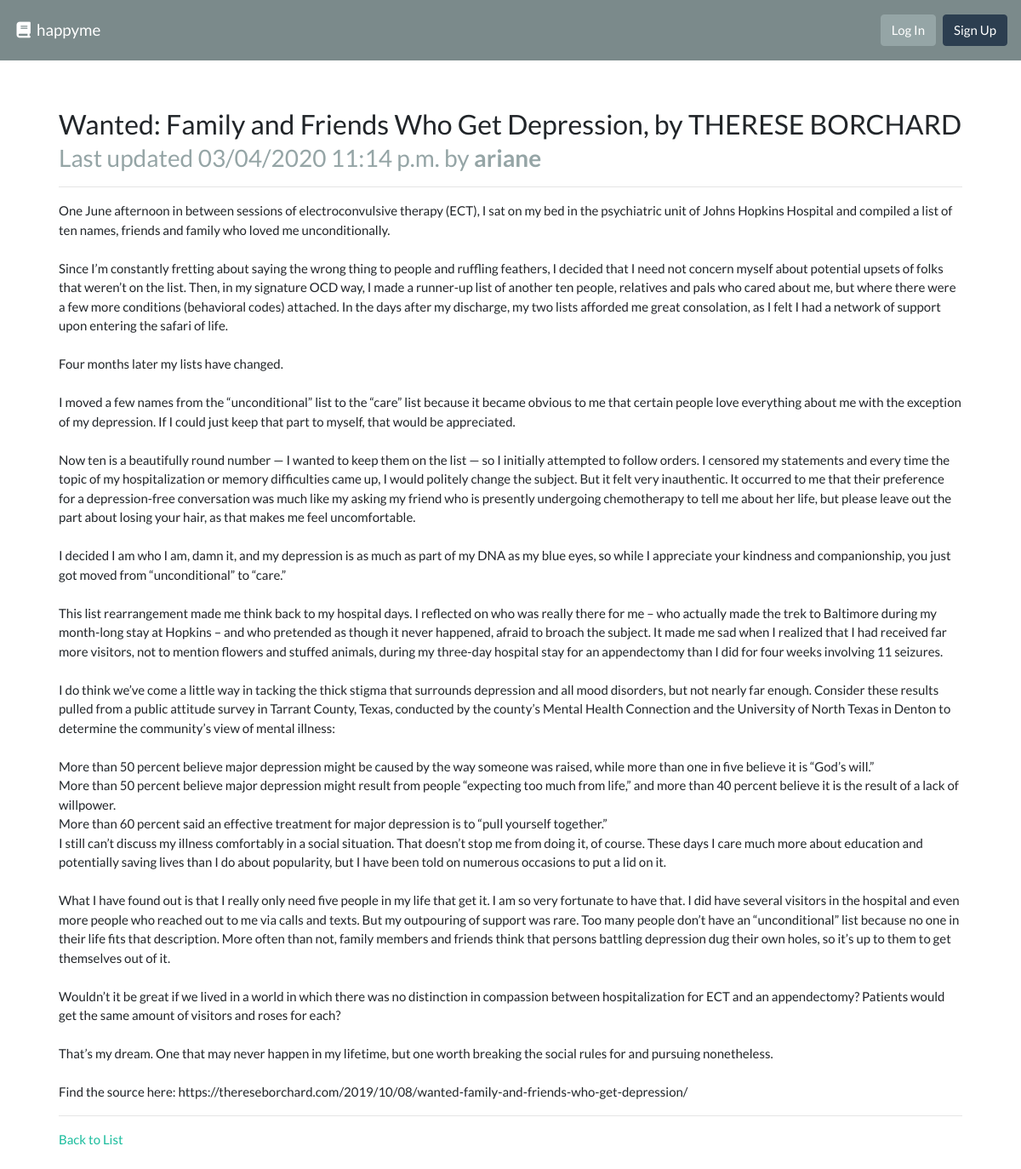
The app's page /wanted-family-and-friends-who-get-depression-by-therese-borchard/ with its own data.
### blog/models.py (models this page shows, shortened)
class Posts(models.Model):
    title = models.CharField(max_length=600, unique=True, help_text="Title for your post")
    author = models.ForeignKey(User, on_delete=models.PROTECT, help_text="The user that made this post")
    slug = models.CharField(max_length=600, blank=True, editable=False,
        help_text="Unique URL path to access this page. Generated by the system")
    content = models.TextField(help_text="Write the content of your post here")
    created = models.DateTimeField(auto_now_add=True,
        help_text="The date and time this page was created. Automatically generated when the model saves.")
    modified = models.DateTimeField(auto_now=True,
        help_text="The date and time this page was last updated. Automatically generated when the model updates.")

### blog/views.py (the view)
# urls.py: path('<str:slug>/', PostsDetailView.as_view(), name='blog-details-page'),
class PostsDetailView(DetailView):
    model = Posts
    def get(self, request, slug):
        post = self.get_queryset().get(slug__iexact=slug)
        return render(request, 'blog/post.html', {
            'post': post
        })

### blog/templates/blog/post.html
{% extends "base.html" %}
{% block content %}
  <div class="row">
    <div class="col m-4">
      <h3>{{ post.title }} <small class="text-muted">Last updated {{ post.modified|date:"SHORT_DATETIME_FORMAT" }} by <b>{{ post.author.username }}</b></small></h3>
      <hr>
      <p>{{ post.content|linebreaksbr }}</p>
      <hr>
      <a href="{% url 'blog-list-page' %}">Back to List</a>
    </div>
  </div>
{% endblock %}

### records on screen
Posts: title "Wanted: Family and Friends Who Get Depression, by THERESE BORCHARD", modified "03/04/2020 11:14 p.m.", author.username "ariane", content "One June afternoon in between sessions of electroconvulsive therapy (ECT), I sat on my bed in the psychiatric unit of Johns Hopkins Hospital and compiled a list of ten names, friends and family who loved me unconditionally. Since I’m constantly fretting about saying the wrong thing to people and ruffling feathers, I decided that I need not concern myself about potential upsets of folks that weren’t on the list. Then, in my signature OCD way, I made a runner-up list of another ten people, relatives and pals who cared about me, but where there were a few more conditions (behavioral codes) attached. In the days after my discharge, my two lists afforded me great consolation, as I felt I had a…"
